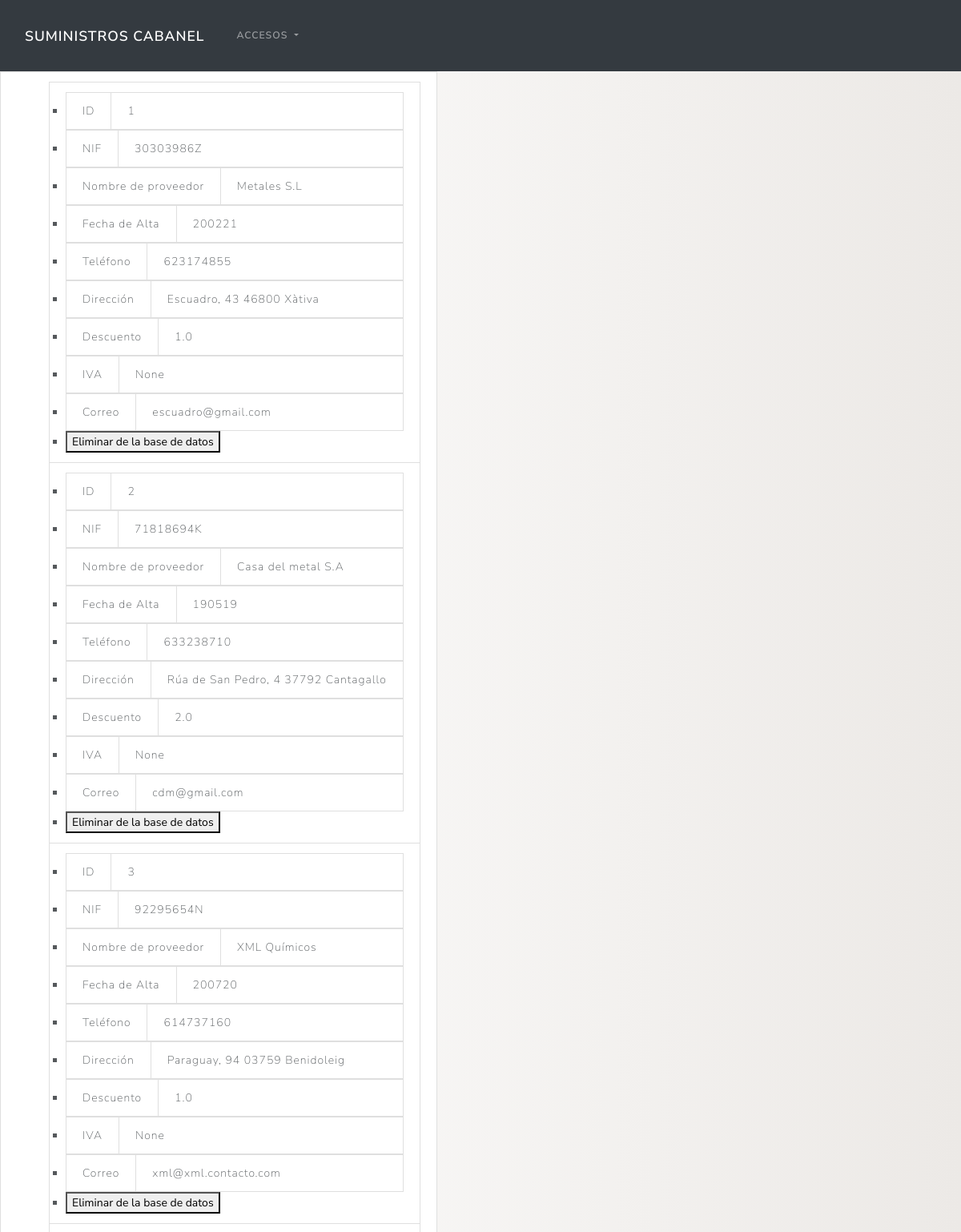
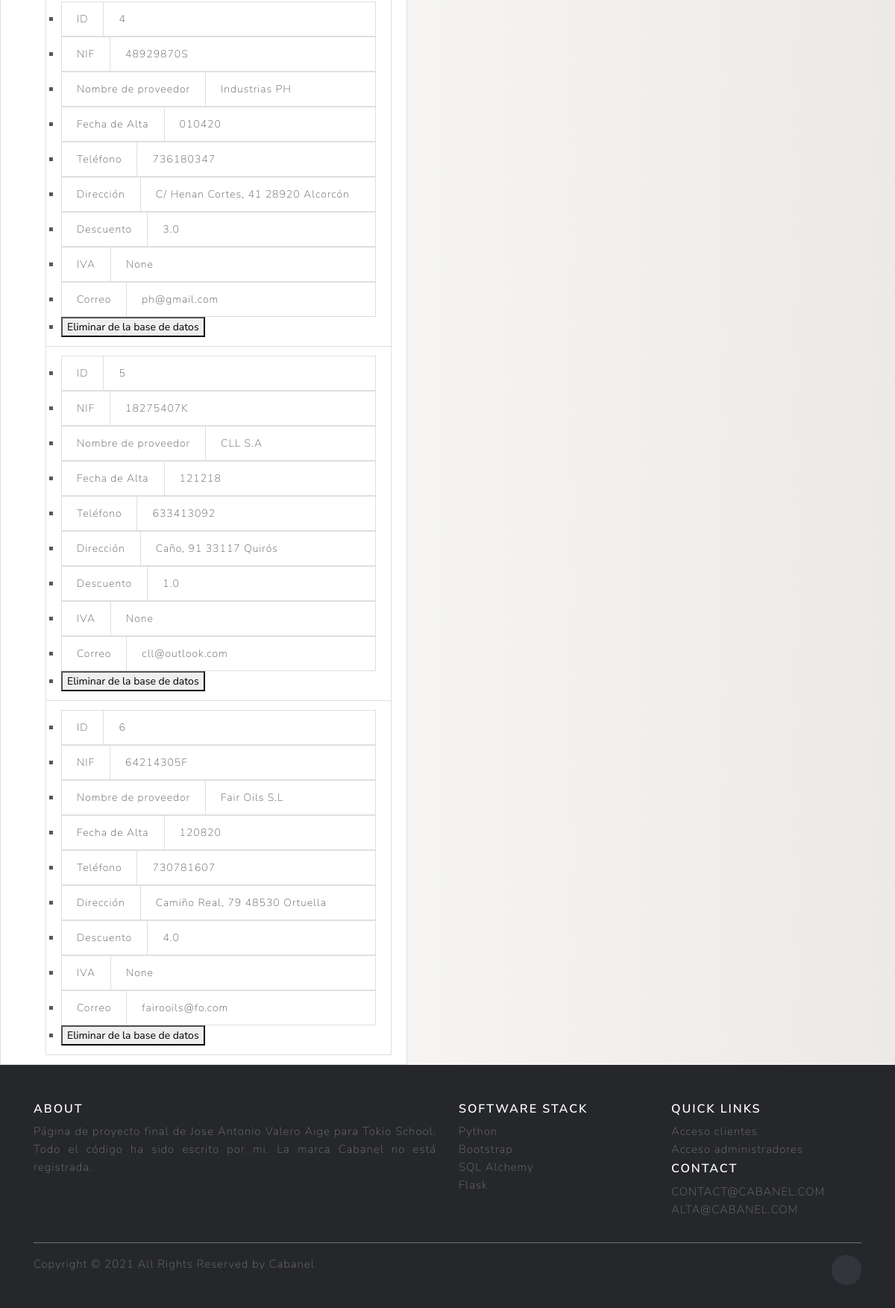
Page /listaProveedores on the committed database (2 pictures, top to bottom).
### models.py (models this page shows, shortened)
class Proveedor(db.Base):
    __tablename__ = "proveedores"
    id = Column(Integer, primary_key=True) # Identificador único de cada proveedor
    nif = Column(String(9) , nullable=False)
    nombreProveedor = Column(String(200), nullable=False)
    fechaAlta = Column(String(200))
    telefono = Column(String(15)) #Los teléfonos tienen 9 dígitos, pero se peuden añadir los indices de país, con lo cual ampliamos a 15 por si acaso se necesitasen mas
    direccion = Column(String(200))
    descuento = Column(Float)
    iva = Column(Float)
    dineroFacturado = Column(String(200))
    correoElectronico = Column(String(200))

### main.py (the view)
@app.route('/listaProveedores')  # Renderización de la pagina para ver la lista de proveedores
def listaProveedores():
    todosLosProveedores = db.session.query(Proveedor).all() #Alamcena en una lista todos los proveedores
    return render_template('listaProveedores.html', listaDeProveedores=todosLosProveedores)

### templates/listaProveedores.html (shortened to what this page needs)
<!DOCTYPE html>
<html lang="en">
<head>
  <link rel="stylesheet" href="{{ url_for('static', filename='main.css') }}">
  <link rel="stylesheet" href="https://cdn.jsdelivr.net/npm/bootswatch@4.5.2/dist/lux/bootstrap.min.css"
>
</head>
<body>
<nav class="navbar navbar-expand-lg navbar-dark bg-dark">
  <div class="container-fluid">
    <a class="navbar-brand" href="/">Suministros Cabanel</a>
    <div class="collapse navbar-collapse" id="navbarNavDarkDropdown">
      <ul class="navbar-nav">
        <li class="nav-item dropdown">
          <a class="nav-link dropdown-toggle" href="#" id="navbarDarkDropdownMenuLink" role="button" data-bs-toggle="dropdown" aria-expanded="false">
            Accesos
          </a>
        </li>
      </ul>
    </div>
  </div>
</nav>
<ul class="list-group list-group-horizontal-xl">
  <li class="list-group-item">
    <ul>
      {% for proveedor in listaDeProveedores %}
      <ul class="list-group-item">
        <li>
          <ul class="list-group list-group-horizontal ">
            <li class="list-group-item">ID</li>
            <li class="list-group-item flex-fill">
              {{proveedor.id}}
            </li>
          </ul>
        </li>
        <li>
          <ul class="list-group list-group-horizontal ">
            <li class="list-group-item">NIF</li>
            <li class="list-group-item flex-fill">
              {{proveedor.nif}}
            </li>
          </ul>
        </li>
        <li>
          <ul class="list-group list-group-horizontal">
            <li class="list-group-item">Nombre de proveedor</li>
            <li class="list-group-item flex-fill">
              {{proveedor.nombreProveedor}}
            </li>
          </ul>
        </li>
        <li>
          <ul class="list-group list-group-horizontal">
            <li class="list-group-item ">Fecha de Alta</li>
            <li class="list-group-item flex-fill ">
              {{proveedor.fechaAlta}}
            </li>
          </ul>
        </li>
        <li>
          <ul class="list-group list-group-horizontal">
            <li class="list-group-item ">Teléfono</li>
            <li class="list-group-item flex-fill">
              {{proveedor.telefono}}
            </li>
          </ul>
        </li>
        <li>
          <ul class="list-group list-group-horizontal">
            <li class="list-group-item ">Dirección</li>
            <li class="list-group-item flex-fill">
              {{proveedor.direccion}}
            </li>
          </ul>
        </li>
        <li>
          <ul class="list-group list-group-horizontal">
            <li class="list-group-item " >Descuento</li>
            <li class="list-group-item flex-fill">
              {{proveedor.descuento}}
            </li>
          </ul>
        </li>
        <li>
          <ul class="list-group list-group-horizontal">
            <li class="list-group-item ">IVA</li>
            <li class="list-group-item flex-fill">
              {{proveedor.iva}}
            </li>
          </ul>
        </li>
        <li>
          <ul class="list-group list-group-horizontal">
            <li class="list-group-item ">Correo</li>
            <li class="list-group-item flex-fill">
              {{proveedor.correoElectronico}}
            </li>
          </ul>
        </li>
        <li>
          <a href="/eliminarProveedor/{{proveedor.id}}" style="text-decoration:none">
            <button> Eliminar de la base de datos </button>
          </a>
        </li>
      </ul>
      {% endfor %}
    </ul>
  </li>
</ul>
<footer class="site-footer">
  <div class="container">
    <div class="row">
      <div class="col-sm-12 col-md-6">
        <h6>About</h6>
        <p class="text-justify">Página de proyecto final de Jose Antonio Valero Aige para Tokio School. Todo el código ha sido escrito por mi. La marca Cabanel no está registrada. </p>
      </div>
      <div class="col-xs-6 col-md-3">
        <h6>Software Stack</h6>
        <ul class="footer-links">
          <li><a href="https://www.python.org/">Python</a></li>
          <li><a href="https://getbootstrap.com/">Bootstrap</a></li>
          <li><a href="https://www.sqlalchemy.org/">SQL Alchemy</a></li>
          <li><a href="https://flask.palletsprojects.com/en/2.0.x/">Flask</a></li>
        </ul>
      </div>
      <div class="col-xs-6 col-md-3">
        <h6>Quick Links</h6>
        <ul class="footer-links">
          <li><a href="/clientes">Acceso clientes</a></li>
          <li><a href="/administradores">Acceso administradores</a></li><h6>Contact</h6>
          <li>CONTACT@CABANEL.COM</li>
          <li>ALTA@CABANEL.COM</li>
        </ul>
      </div>
    </div>
    <hr>
  </div>
  <div class="container">
    <div class="row">
      <div class="col-md-8 col-sm-6 col-xs-12">
        <p class="copyright-text">Copyright &copy; 2021 All Rights Reserved by Cabanel
        </p>
      </div>
      <div class="col-md-4 col-sm-6 col-xs-12">
        <ul class="social-icons">
          <li><a class="linkedin" href="https://www.linkedin.com/in/jose-antonio-valero-aige-2531731b3/"></a></li>
        </ul>
      </div>
    </div>
  </div>
</footer>
</body>
</html>

### static/main.css (style rules this page uses)
body { background:background: #ECE9E6; background: -webkit-linear-gradient(to right, #FFFFFF, #ECE9E6); background: linear-gradient(to right, #FFFFFF, #ECE9E6); ; }
.site-footer { background-color:#26272b; padding:45px 0 20px; font-size:15px; line-height:24px; color:#737373; }
.site-footer hr { border-top-color:#bbb; opacity:0.5 }
.site-footer h6 { color:#fff; font-size:16px; text-transform:uppercase; margin-top:5px; letter-spacing:2px }
.site-footer a { color:#737373; }
.footer-links { padding-left:0; list-style:none }
.footer-links li { display:block }
.footer-links a { color:#737373 }
.site-footer .social-icons { text-align:right }
.site-footer .social-icons a { width:40px; height:40px; line-height:40px; margin-left:6px; margin-right:0; border-radius:100%; background-color:#33353d }
.copyright-text { margin:0 }
.social-icons { padding-left:0; margin-bottom:0; list-style:none }
.social-icons li { display:inline-block; margin-bottom:4px }
.social-icons a { background-color:#eceeef; color:#818a91; font-size:16px; display:inline-block; line-height:44px; width:44px; height:44px; text-align:center; margin-right:8px; border-radius:100%; -webkit-transition:all .2s linear; -o-transition:all .2s linear; transition:all .2s linear }

### rows in the picture
Proveedor: id "1", nif "30303986Z", nombreProveedor "Metales S.L", fechaAlta "200221", telefono "623174855", direccion "Escuadro, 43 46800 Xàtiva", descuento "1.0", iva "None", correoElectronico "escuadro@gmail.com"
Proveedor: id "2", nif "71818694K", nombreProveedor "Casa del metal S.A", fechaAlta "190519", telefono "633238710", direccion "Rúa de San Pedro, 4 37792 Cantagallo", descuento "2.0", iva "None", correoElectronico "cdm@gmail.com"
Proveedor: id "3", nif "92295654N", nombreProveedor "XML Químicos", fechaAlta "200720", telefono "614737160", direccion "Paraguay, 94 03759 Benidoleig", descuento "1.0", iva "None", correoElectronico "xml@xml.contacto.com"
Proveedor: id "4", nif "48929870S", nombreProveedor "Industrias PH", fechaAlta "010420", telefono "736180347", direccion "C/ Henan Cortes, 41 28920 Alcorcón", descuento "3.0", iva "None", correoElectronico "ph@gmail.com"
Proveedor: id "5", nif "18275407K", nombreProveedor "CLL S.A", fechaAlta "121218", telefono "633413092", direccion "Caño, 91 33117 Quirós", descuento "1.0", iva "None", correoElectronico "cll@outlook.com"
Proveedor: id "6", nif "64214305F", nombreProveedor "Fair Oils S.L", fechaAlta "120820", telefono "730781607", direccion "Camiño Real, 79 48530 Ortuella", descuento "4.0", iva "None", correoElectronico "fairooils@fo.com"
